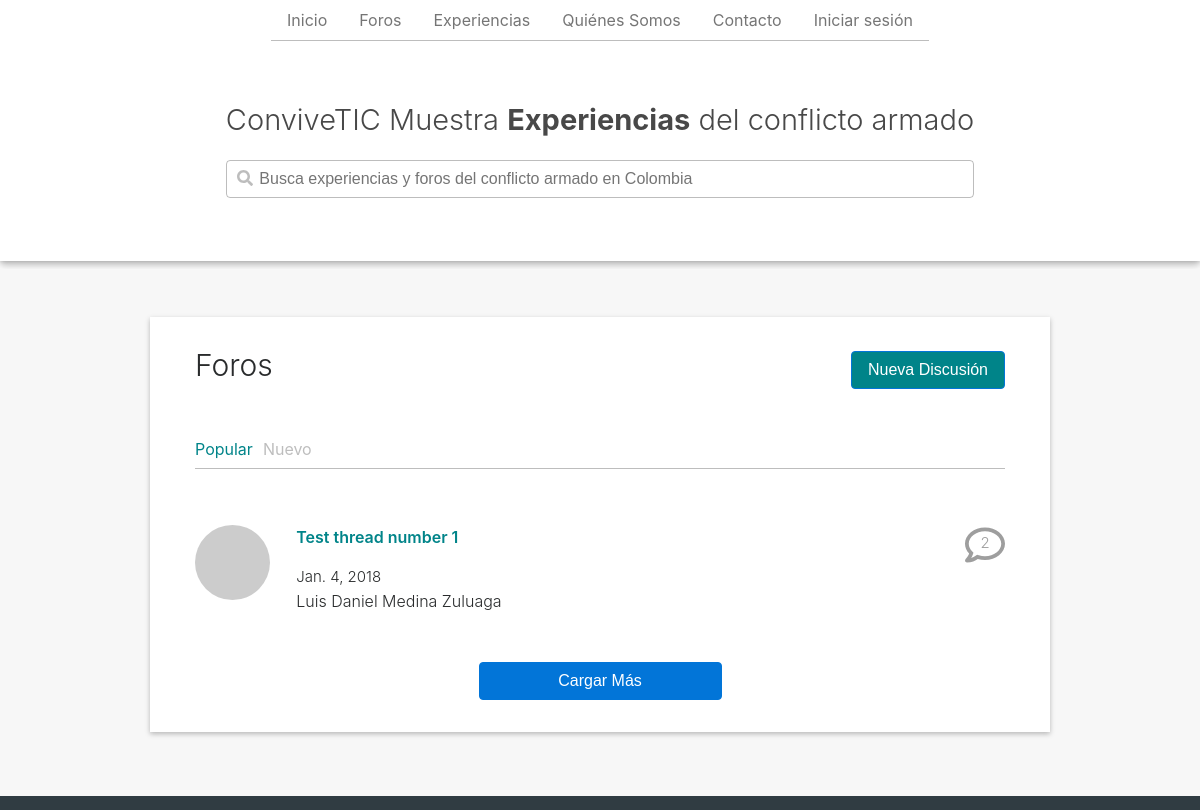
/forums/ (upper part), run on an earlier commit of the app's database.
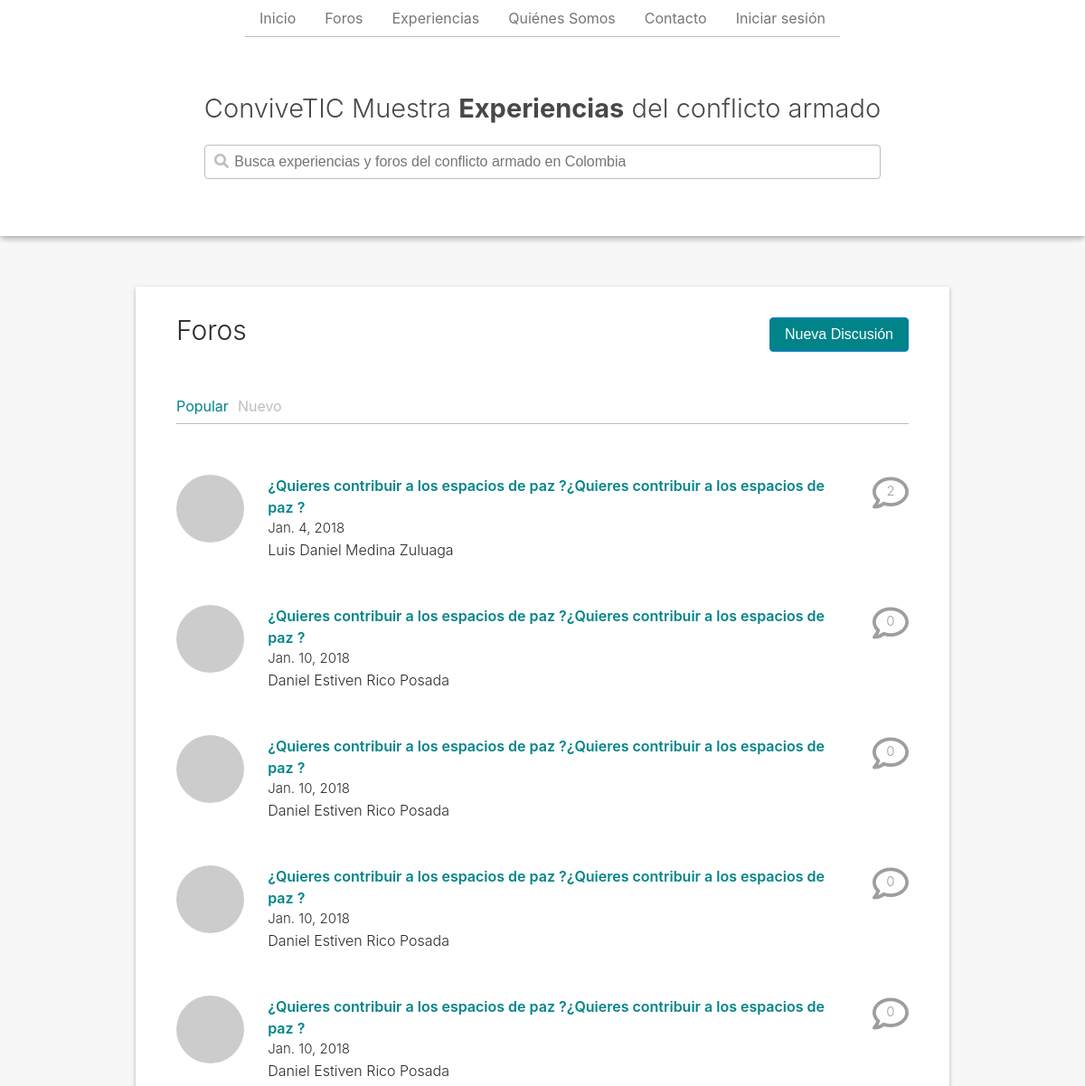
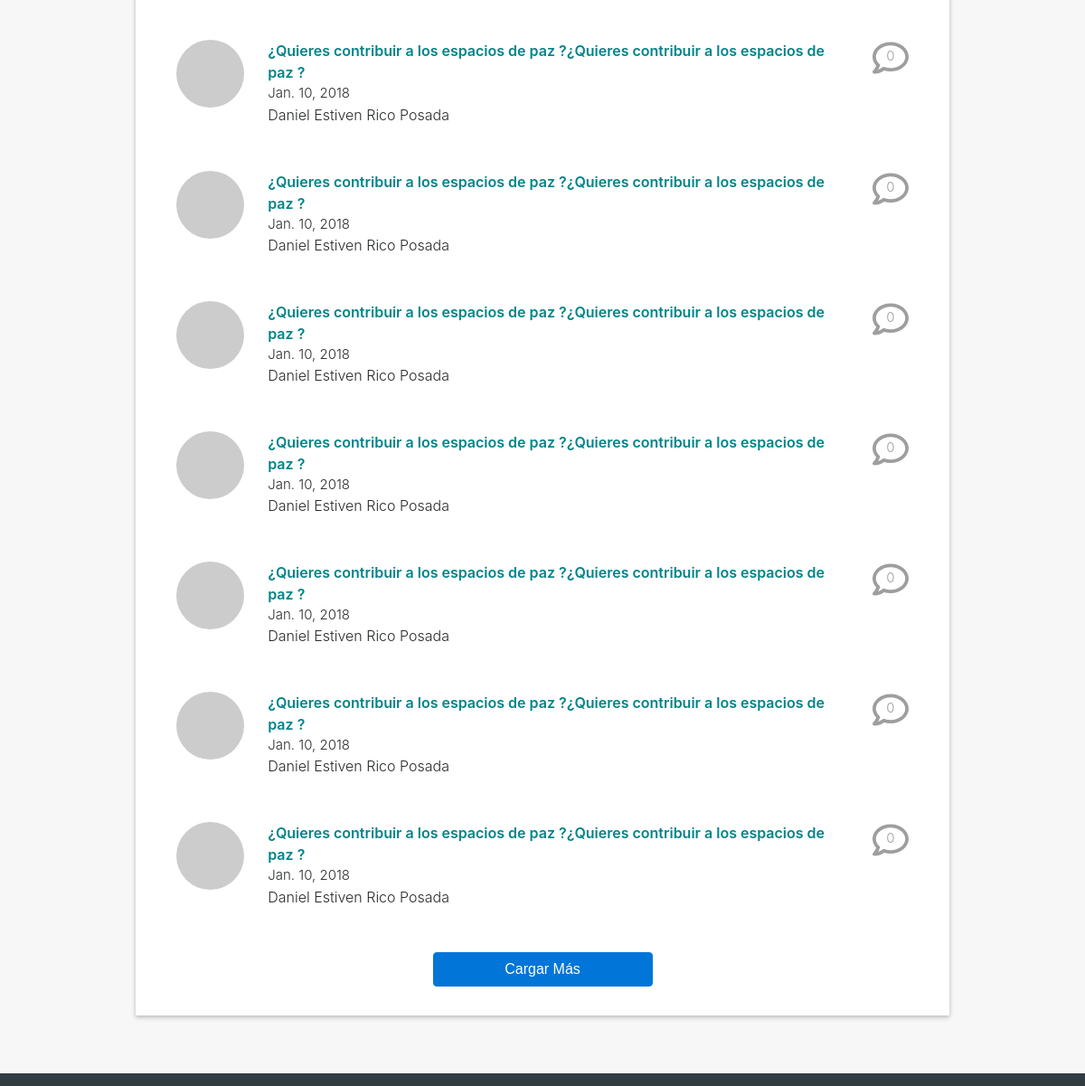
And on a later commit of the database (2 pictures, top to bottom).
### app/models.py (models this page shows)
class Thread(models.Model):
	author = models.ForeignKey(
		User,
		on_delete=models.SET_NULL,
		null=True
	)
	title = models.CharField(
		max_length=100,
		default=''
	)
	description = models.TextField(
		default="Thread description"
	)
	pub_date = models.DateField(
		default=date.today
	)
	video_url = models.CharField(
		max_length=50,
		null=True,
		blank=True
	)
	audio_url = models.CharField(
		max_length=100,
		null=True,
		blank=True
	)
	img = models.ImageField(
		upload_to="uploads/",
		null=True,
		blank=True
	)
	status = models.CharField(
		max_length = 20,
		choices = STATUS_CHOICES,
		default = 'R'
	)
	views = models.PositiveIntegerField(
		default = 0
	)
	likes = models.PositiveIntegerField(
		default = 0
	)
	tags = models.ManyToManyField(ThreadTag)

### app/views.py (the view)
# urls.py: path('forums/', Forums.as_view(), name='forums'),
class Forums(ListView):
	template_name = 'app/forums.html'
	context_object_name = 'thread_list'
	queryset = Thread.objects.all()
	def get_context_data(self, **kwargs):
		context = super().get_context_data(**kwargs)
		return context

### app/templates/app/forums.html (shortened to what this page needs)
 {% extends 'app/base.html' %}
 {% load static %}
 {% block content %}
 <div class="container-fluid gral-f-container">
 	<div class="forums-container" ng-controller="forumsController as fCtrl">
	 	<div class="forum-header">
	 		<div class="top-section">
	 			<div class="forum-header-normal" ng-show="fCtrl.currentState == fCtrl.normalState ">
	 				<h3 class="head-title">Foros</h3>
	 				<button class="btn btn-primary" ng-click="fCtrl.newDiscussion()">Nueva Discusión</button>
			 	</div>
	 		</div>
	 		<div class="filter-section" ng-show="fCtrl.currentState == fCtrl.normalState ">
	 			<ul>
	 				<li class="active"><a href="#">Popular</a></li>
	 				<li><a href="#">Nuevo</a></li>
	 			</ul>
	 		</div>
	 	</div>
	 	<div class="forum-s" ng-show="fCtrl.currentState == fCtrl.normalState ">
	 		<div class="forum">
	 			{% for thread in thread_list %}
	 				<div class="forum-item">
						<div class="f-image">
							<img class="rounded-circle" src="http://via.placeholder.com/75x75">
						</div>
						<div class="forum-inline">
							<div class="for-data">
								<a href="{% url 'thread-detail' thread.id %}">{{thread.title}}</a>
								<div class="comment-c">
									<i class="far fa-comment"></i>
									<div class="comment-counter">{{thread.comment_set.count}}</div>
								</div>
							</div>
							<div class="forum-publisher">
								<p class="f-date">{{thread.pub_date}}</p>
								<p class="f-name">{{thread.author.get_full_name}}</p>
							</div>
						</div>
					</div>
	 			{% endfor %}
			</div>
			<div class="forum-footer">
				<button class="btn btn-primary">Cargar Más</button>
			</div>
	 	</div>
 	</div>
 </div>
 {% endblock%}

What changed in the data, as far as the page shows it:
changed Thread "Jan. 4, 2018": title "Test thread number 1" → "¿Quieres contribuir a los espacios de paz ?¿Quieres contribuir a los espacios de paz ?"
added Thread: title "¿Quieres contribuir a los espacios de paz ?¿Quieres contribuir a los espacios de paz ?", comment_set.count "0", pub_date "Jan. 10, 2018", author.get_full_name "Daniel Estiven Rico Posada"
added Thread: title "¿Quieres contribuir a los espacios de paz ?¿Quieres contribuir a los espacios de paz ?", comment_set.count "0", pub_date "Jan. 10, 2018", author.get_full_name "Daniel Estiven Rico Posada"
added Thread: title "¿Quieres contribuir a los espacios de paz ?¿Quieres contribuir a los espacios de paz ?", comment_set.count "0", pub_date "Jan. 10, 2018", author.get_full_name "Daniel Estiven Rico Posada"
added Thread: title "¿Quieres contribuir a los espacios de paz ?¿Quieres contribuir a los espacios de paz ?", comment_set.count "0", pub_date "Jan. 10, 2018", author.get_full_name "Daniel Estiven Rico Posada"
added Thread: title "¿Quieres contribuir a los espacios de paz ?¿Quieres contribuir a los espacios de paz ?", comment_set.count "0", pub_date "Jan. 10, 2018", author.get_full_name "Daniel Estiven Rico Posada"
added Thread: title "¿Quieres contribuir a los espacios de paz ?¿Quieres contribuir a los espacios de paz ?", comment_set.count "0", pub_date "Jan. 10, 2018", author.get_full_name "Daniel Estiven Rico Posada"
added Thread: title "¿Quieres contribuir a los espacios de paz ?¿Quieres contribuir a los espacios de paz ?", comment_set.count "0", pub_date "Jan. 10, 2018", author.get_full_name "Daniel Estiven Rico Posada"
added Thread: title "¿Quieres contribuir a los espacios de paz ?¿Quieres contribuir a los espacios de paz ?", comment_set.count "0", pub_date "Jan. 10, 2018", author.get_full_name "Daniel Estiven Rico Posada"
added Thread: title "¿Quieres contribuir a los espacios de paz ?¿Quieres contribuir a los espacios de paz ?", comment_set.count "0", pub_date "Jan. 10, 2018", author.get_full_name "Daniel Estiven Rico Posada"
added Thread: title "¿Quieres contribuir a los espacios de paz ?¿Quieres contribuir a los espacios de paz ?", comment_set.count "0", pub_date "Jan. 10, 2018", author.get_full_name "Daniel Estiven Rico Posada"
added Thread: title "¿Quieres contribuir a los espacios de paz ?¿Quieres contribuir a los espacios de paz ?", comment_set.count "0", pub_date "Jan. 10, 2018", author.get_full_name "Daniel Estiven Rico Posada"
